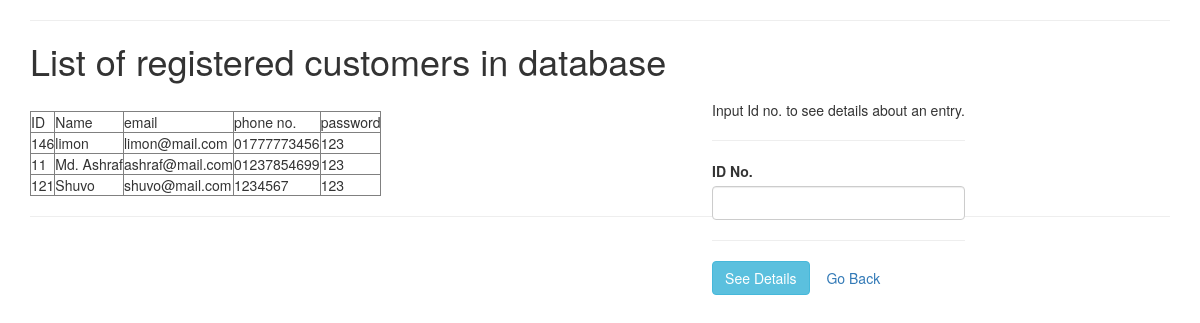
The app's page /customer_list.php (signed in) with its own data.
### tables this page shows
CREATE TABLE `customer` (
  `name` varchar(100) NOT NULL,
  `phonenumber` varchar(30) NOT NULL,
  `email` varchar(100) NOT NULL
);

CREATE TABLE `users` (
  `id` int(11) NOT NULL,
  `name` varchar(100) NOT NULL,
  `email` varchar(100) NOT NULL,
  `password` varchar(50) NOT NULL,
  `user_type` varchar(30) NOT NULL
);

### customer_list.php (the view, shortened to what this page needs)
<?php
  include("connect.php");
?>
<!DOCTYPE html>
<html>
<head>
	<link rel="stylesheet" type="text/css" href="http://localhost/projects/rms/tools/css/bootstrap.css">
</head>
<body>
	<div class="container">
		 <hr class="mb-6">
		 <h1>List of registered customers in database</h1>
		<?php
			$query = "SELECT id, name, email, phonenumber, password FROM users NATURAL JOIN customer WHERE user_type='customer' ORDER BY name ASC";
			$result = mysqli_query($conn, $query);
			echo "<br>";
			echo "<table border='1'>";
			echo "<td>ID</td> <td>Name</td> <td>email</td> <td>phone no.</td> <td>password</td>";
			while ($row = mysqli_fetch_assoc($result)) {
					echo "<tr>";
				foreach ($row as $field => $value) {
					echo "<td>" . $value . "</td>";
				}
				echo "</tr>";
			}
			echo "</table>";
			 ?>
		<hr class="mb-6">
	</div>
	<div class="deletenav" style="position: fixed; width: 100%px; float: left; z-index: 1; top: 0; right: 0; padding-top: 100px; padding-right: 250px;">
		<form method="post" action="customer_list.php">
				<div class="">
					<div class="row">
						<div class="">
							<p>Input Id no. to see details about an entry.</p>
							<hr class="mb-1">
							<label for="id"><b>ID No.</b></label>
							<input class="form-control" id="id"  type="text" name="id" required>
							<hr class="mb-1">
							<div class="buttons">
								<button type="submit" class="btn btn-info" name="done">See Details</button>
								<a href="http://localhost/projects/rms/admin.php" class="btn btn-secondary " role="button" aria-pressed="true">Go Back</a>
							</div>
						</div>
					</div>
				</div>
		</form>
	</div>
</body>
</html>

### records on screen
customer: users.id "146", users.name "limon", users.email "limon@mail.com", phonenumber "01777773456", users.password "123"
customer: users.id "11", users.name "Md. Ashraf", users.email "ashraf@mail.com", phonenumber "01237854699", users.password "123"
customer: users.id "121", users.name "Shuvo", users.email "shuvo@mail.com", phonenumber "1234567", users.password "123"
